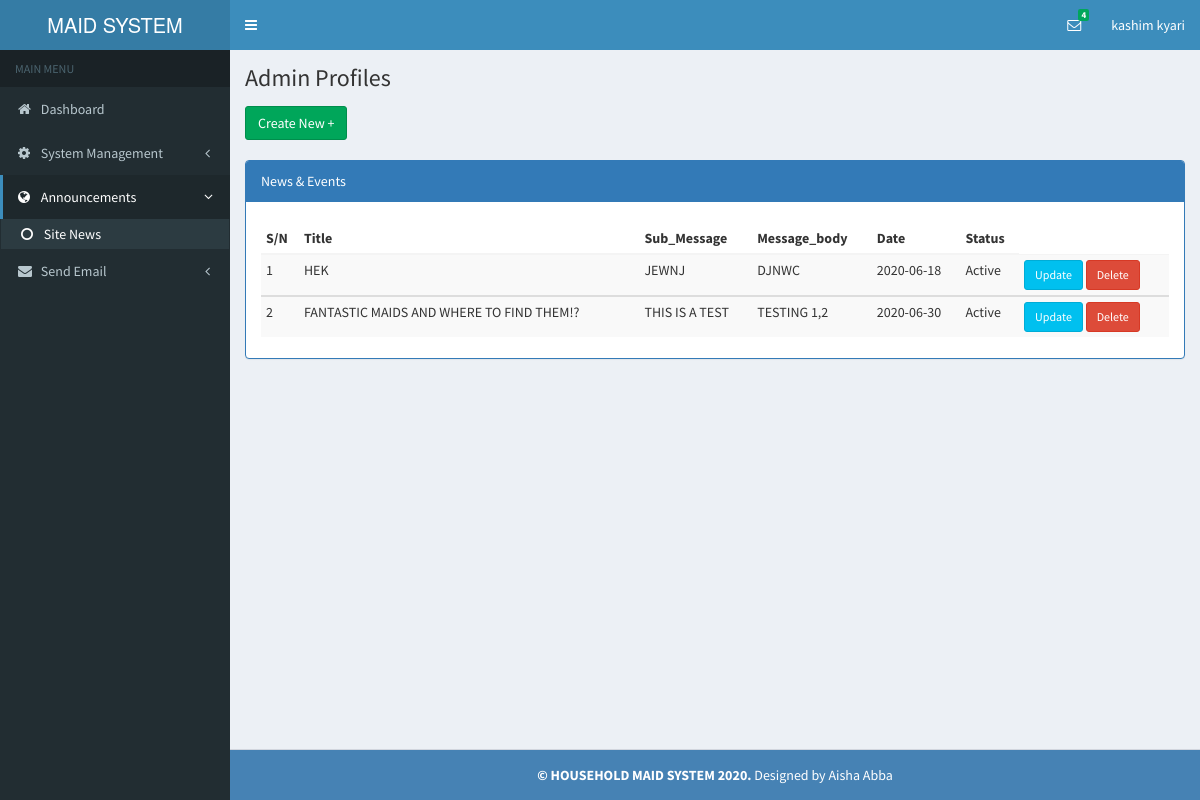
The page /admin/news_events.php (signed in) on the database its author committed.
### tables this page shows
CREATE TABLE `accounts` (
  `fname` varchar(255) NOT NULL,
  `lname` varchar(255) NOT NULL,
  `id_number` int(255) NOT NULL,
  `email` varchar(255) NOT NULL,
  `phone` varchar(255) NOT NULL,
  `address` varchar(255) NOT NULL,
  `town` varchar(255) NOT NULL,
  `password` varchar(255) NOT NULL,
  `role_id` varchar(255) NOT NULL
);

CREATE TABLE `events` (
  `title` text NOT NULL,
  `sub_message` text NOT NULL,
  `message` text NOT NULL,
  `date` date NOT NULL,
  `status` varchar(11) NOT NULL,
  `id` int(11) NOT NULL
);

### admin/news_events.php (the view, shortened to what this page needs)
<?php require_once ('include/header.php'); ?>
<?php require_once('../dbconnect.php');
?>
<?php require_once ('include/sidebar.php'); ?>
<div class="content-wrapper">
    <section class="content-header">
        <h1>
            Admin Profiles
        </h1>
    </section>
    <section class="content">
        <div class="row">
            <div class="col-lg-4">
                <a href="add_news" type="button" class="btn btn-success">Create New +</a>
            </div> </div><br/>
        <div class="panel panel-primary">
            <div class="panel-heading">News & Events</div>
            <div class="panel-body">
                <?php
                $sql="SELECT * FROM events";
                $event=mysqli_query($conn,$sql);
                ?>
                <div class="table-responsive">
                    <table class="table table-striped table-condensed table-hover dataTables" id="dataTables-libraryList">
                        <thead>
                        <tr>
                            <th>S/N</th>
                            <th>Title</th>
                            <th>Sub_Message</th>
                            <th>Message_body</th>
                            <th>Date</th>
                            <th>Status</th>
                        </tr>
                        </thead>
                        <tbody>
                        <?php
                        $count=1;
                        while($row=mysqli_fetch_assoc($event)){
                        echo "<tr>";
                        ?>
                        <td><?php echo $count; ?></td>
                        <td><?php echo $row['title']; ?></td>
                        <td><?php echo $row['sub_message']; ?></td>
                        <td><?php echo $row['message']; ?></td>
                        <td><?php echo $row['date']; ?></td>
                        <td><?php echo $row['status']; ?></td>
                        <td>
                            <a class="btn btn-sm btn-info" href="update_news.php?user_id=<?php echo $row['id'];?>">Update</a>
                            <a class="btn btn-sm btn-danger" onclick="return confirm('Sure to delete? It will be deleted permanently!')" href="?action=transview&id=<?php echo $row['id'];?>&act=delete">Delete</a>
                        </td>
                        </tbody>
                        <?php
                        $count++;
                        echo "</tr>";
                        }
                        ?>
                    </table>
                </div>
            </div>
        </div>
    </section>
</div>
<?php require_once('include/footer.php');  ?>

### admin/include/header.php (shortened to what this page needs)
<?php
require_once('../dbconnect.php');
$role=  $_SESSION['role_session'];
if(!isset($_SESSION['admin'])  && $role!=1)
{
        header("Location:../login.php");
}
else{
    $session_id= $_SESSION['admin'];
    $query=$conn->query("SELECT * FROM accounts WHERE email='$session_id'");
    $row=$query->fetch_array();
    $fname=$row['fname'];
    $lname=$row['lname'];
}
    ?>
<!DOCTYPE html>
<html>
  <head>
    <link rel="stylesheet" href="../assets/bootstrap/css/bootstrap.min.css">
      <link rel="stylesheet" href="../assets/swal2/sweetalert2.min.css">
    <link rel="stylesheet" href="../assets/css/font-awesome.min.css">
    <link rel="stylesheet" href="../assets/css/ionicons.min.css">
    <link rel="stylesheet" href="../assets/css/AdminLTE.min.css">
    <link rel="stylesheet" href="../assets/css/skins/_all-skins.min.css">
      <link href="../assets/modal-effect/css/component.css" rel="stylesheet">
    <link rel="stylesheet" href="../assets/plugins/datepicker/datepicker3.css">
    <link rel="stylesheet" href="../assets/plugins/daterangepicker/daterangepicker-bs3.css">
    <link href="../assets/elibrary/fileinput/css/fileinput.css " media="all" rel="stylesheet" type="text/css" />
    <link href="../assets/elibrary/modal/css/bootstrap-modal.css" media="all" rel="stylesheet" type="text/css" />
    <link href="../assets/elibrary/css/li-scroller.css" media="all" rel="stylesheet" type="text/css" />
    <link href="../assets/elibrary/plugins/dataTables/dataTables.bootstrap.css " media="all" rel="stylesheet" type="text/css" />
   </head>
   <body class="hold-transition skin-blue sidebar-mini">
    <div class="wrapper">
      <header class="main-header">
        <a href="index" class="logo">
          <span class="logo-lg">MAID SYSTEM</span>
        </a>
        <nav class="navbar navbar-static-top" role="navigation">
          <a href="#" class="sidebar-toggle" data-toggle="offcanvas" role="button">
          </a>
          <div class="navbar-custom-menu">
            <ul class="nav navbar-nav">
                <li class="dropdown messages-menu">
                <a href="#" class="dropdown-toggle" data-toggle="dropdown">
                  <i class="fa fa-envelope-o"></i>
                    <?php
                    $stmt=$conn->query("SELECT * FROM inquiries");
                    $count=mysqli_num_rows($stmt);
                    ?>
                  <span class="label label-success"><?php echo $count; ?></span>
                </a>
              </li>
              <li class="dropdown user user-menu">
                <a href="#" class="dropdown-toggle" data-toggle="dropdown">
                  <span class="hidden-xs"><?php echo $fname;   ?></span>
                  <span class="hidden-xs"><?php echo $lname;   ?></span>
                </a>
              </li>
            </ul>
          </div>
        </nav>
      </header>

### rows shown on the page
accounts: fname "kashim", lname "kyari"
events: title "HEK", sub_message "JEWNJ", message "DJNWC", date "2020-06-18", status "Active"
events: title "FANTASTIC MAIDS AND WHERE TO FIND THEM!?", sub_message "THIS IS A TEST", message "TESTING 1,2", date "2020-06-30", status "Active"

### other values the page prints
$count "4"
